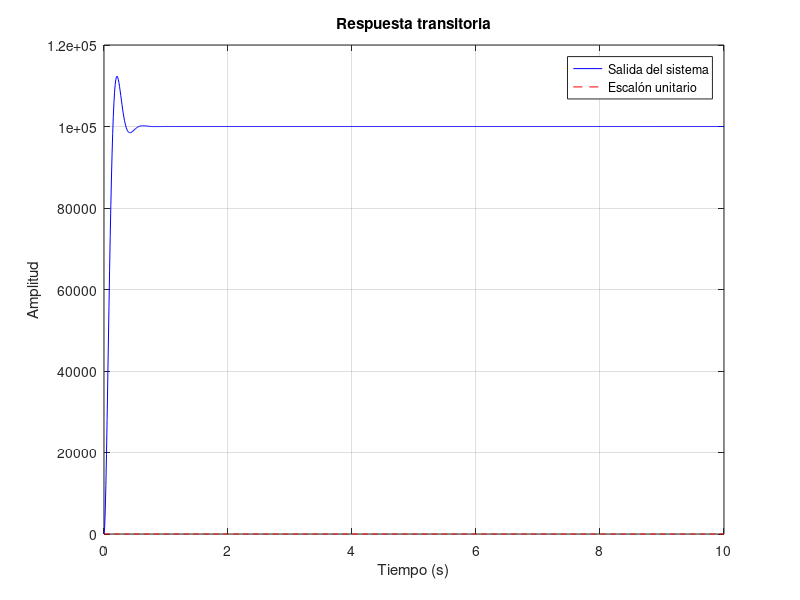

This chart was generated by the following MATLAB code:
clear, clc;
Kp = 100000;
num = [Kp*325];
den = [1 20 325]; 
sys = tf(num,den);

% Respuesta al escalon unitario
t = linspace(0,10,1000);
u = ones(size(t));

y1 = lsim(sys,u,t);
figure;
plot(t,y1,'b',t,u,'r--')
xlabel('Tiempo (s)')
ylabel('Amplitud')
title('Respuesta transitoria')
legend('Salida del sistema','Escalón unitario')
grid on